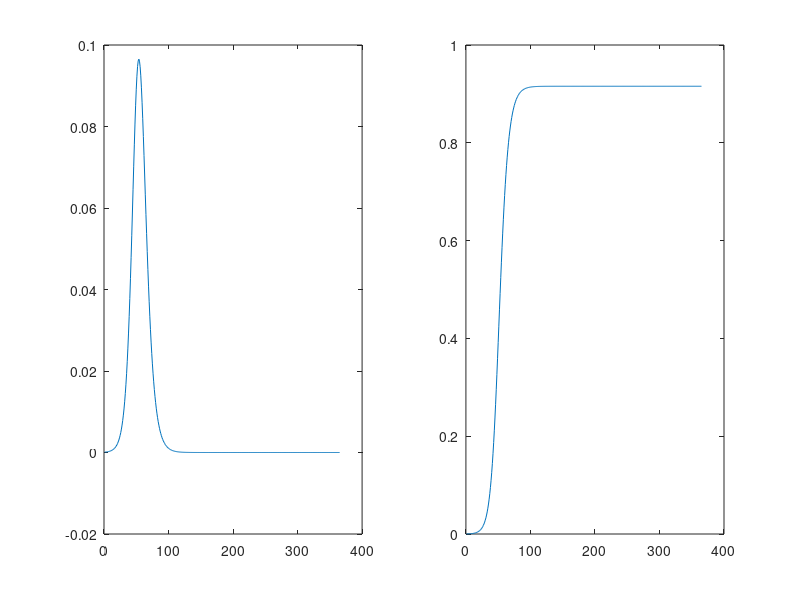

Write the MATLAB code that produced this figure.
function SEIR_MWE()
    tspan = 1:365;
    
   parameters = struct('Okinawa_population', 1433566, ...
              'R0', 2.7, ...
              'infectious_time', 3, ...
              'incubation_time', 5); 
                   
    initial_infected = 130;
    initial_exposed = 296;
    initial_susceptible = parameters.Okinawa_population - initial_infected - initial_exposed;
               
    
    initial_point = [initial_susceptible, initial_exposed, initial_infected, initial_infected];
    
    
    [t, compartments] = ode45(@(t, compartments) SEIR_equations(t, compartments, parameters), tspan, initial_point);
    
    figure(15)
    subplot(1, 2, 1)
    plot(t, compartments(:,3) / parameters.Okinawa_population)
    subplot(1, 2, 2)
    plot(t, compartments(:, 4) / parameters.Okinawa_population)

end


function dSEIR = SEIR_equations(t, compartments, parameters)



    N  = parameters.Okinawa_population;
    R0 = parameters.R0;
    Di = parameters.infectious_time;
    De = parameters.incubation_time;
    
    S = compartments(1);
    E = compartments(2);
    I = compartments(3);
    cum_I = compartments(4);
    dSEIR = zeros(size(compartments));
    
    dSEIR(1) = - S * I * R0 / (N * Di);
    dSEIR(2) =   S * I * R0 / (N * Di) - E / De;
    dSEIR(3) =   E / De - I / Di;
    dSEIR(4) =   E / De;

    
    

end